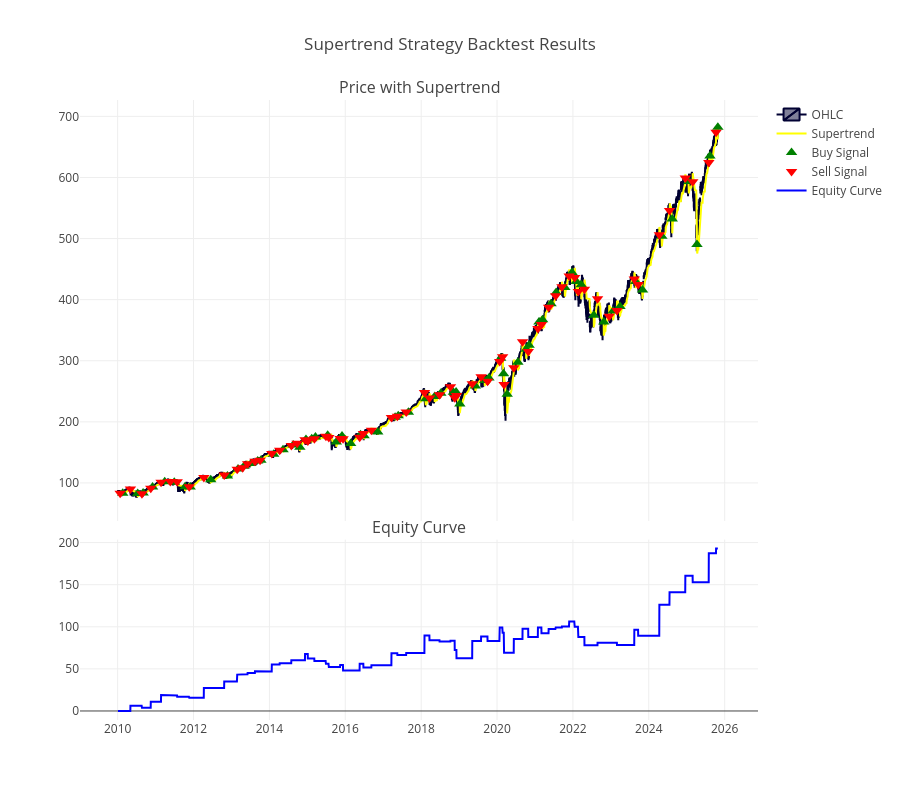

Source (notebook cell):
### Code cell
# Plot equity curve
import plotly.graph_objects as go
from plotly.subplots import make_subplots

fig = make_subplots(rows=2, cols=1, shared_xaxes=True,
                   vertical_spacing=0.03, subplot_titles=('Price with Supertrend', 'Equity Curve'),
                   row_heights=[0.7, 0.3])

# Add candlestick
fig.add_trace(go.Candlestick(x=df['Date'],
                            open=df['Open'],
                            high=df['High'],
                            low=df['Low'],
                            close=df['Close'],
                            name='OHLC'),
              row=1, col=1)

# Add Supertrend line
fig.add_trace(go.Scatter(x=df['Date'],
                        y=df['supertrend'],
                        mode='lines',
                        name='Supertrend',
                        line=dict(color='yellow')),
              row=1, col=1)

# Add buy signals
buy_signals = df[df['crossover_supertrend'] == 1]
fig.add_trace(go.Scatter(x=buy_signals['Date'],
                        y=buy_signals['Low'],
                        mode='markers',
                        name='Buy Signal',
                        marker=dict(color='green', symbol='triangle-up', size=10)),
              row=1, col=1)

# Add sell signals
sell_signals = df[df['crossover_supertrend'] == -1]
fig.add_trace(go.Scatter(x=sell_signals['Date'],
                        y=sell_signals['High'],
                        mode='markers',
                        name='Sell Signal',
                        marker=dict(color='red', symbol='triangle-down', size=10)),
              row=1, col=1)

# Add equity curve
fig.add_trace(go.Scatter(x=df['Date'],
                        y=df['Cumulative_Return'],
                        mode='lines',
                        name='Equity Curve',
                        line=dict(color='blue')),
              row=2, col=1)

# Update layout
fig.update_layout(
    title_text="Supertrend Strategy Backtest Results",
    xaxis_rangeslider_visible=False,
    height=800
)

fig.show()

### Figure 1 — Plotly figure (JSON) as saved in the notebook; plotly's stock layout.template omitted (floating-point values rounded to 4 significant figures; data arrays with more than 128 entries replaced by an {"elided": "..."} marker saying what was removed)
{"data": [{"close": {"elided": "3979 float values"}, "high": {"elided": "3979 float values"}, "low": {"elided": "3979 float values"}, "name": "OHLC", "open": {"elided": "3979 float values"}, "type": "candlestick", "x": {"elided": "3979 str values"}, "xaxis": "x", "yaxis": "y"}, {"line": {"color": "yellow"}, "mode": "lines", "name": "Supertrend", "type": "scatter", "x": {"elided": "3979 str values"}, "xaxis": "x", "y": {"elided": "3979 float values"}, "yaxis": "y"}, {"marker": {"color": "green", "size": 10, "symbol": "triangle-up"}, "mode": "markers", "name": "Buy Signal", "type": "scatter", "x": ["2010-02-19T00:00:00", "2010-07-13T00:00:00", "2010-09-03T00:00:00", "2010-12-03T00:00:00", "2011-03-30T00:00:00", "2011-06-30T00:00:00", "2011-10-12T00:00:00", "2011-11-30T00:00:00", "2012-06-15T00:00:00", "2012-11-23T00:00:00", "2013-03-05T00:00:00", "2013-05-02T00:00:00", "2013-07-08T00:00:00", "2013-09-10T00:00:00", "2013-10-11T00:00:00", "2014-02-11T00:00:00", "2014-05-12T00:00:00", "2014-08-18T00:00:00", "2014-10-21T00:00:00", "2014-12-19T00:00:00", "2015-02-12T00:00:00", "2015-03-20T00:00:00", "2015-07-16T00:00:00", "2015-10-07T00:00:00", "2015-12-01T00:00:00", "2016-02-22T00:00:00", "2016-05-27T00:00:00", "2016-06-30T00:00:00", "2016-11-09T00:00:00", "2017-04-25T00:00:00", "2017-05-25T00:00:00", "2017-08-31T00:00:00", "2018-02-15T00:00:00", "2018-05-11T00:00:00", "2018-07-09T00:00:00", "2018-11-07T00:00:00", "2018-12-03T00:00:00", "2019-01-08T00:00:00", "2019-06-07T00:00:00", "2019-09-05T00:00:00", "2019-10-15T00:00:00", "2020-02-05T00:00:00", "2020-03-04T00:00:00", "2020-04-08T00:00:00", "2020-07-20T00:00:00", "2020-10-08T00:00:00", "2020-11-05T00:00:00", "2021-02-08T00:00:00", "2021-03-15T00:00:00", "2021-06-04T00:00:00", "2021-07-23T00:00:00", "2021-10-15T00:00:00", "2021-12-23T00:00:00", "2022-02-02T00:00:00", "2022-03-22T00:00:00", "2022-07-21T00:00:00", "2022-10-25T00:00:00", "2023-01-23T00:00:00", "2023-03-30T00:00:00", "2023-08-29T00:00:00", "2023-11-02T00:00:00", "2024-05-06T00:00:00", "2024-08-14T00:00:00", "2025-01-21T00:00:00", "2025-04-09T00:00:00", "2025-08-12T00:00:00", "2025-10-27T00:00:00"], "xaxis": "x", "y": [83.04, 82.7, 83.47, 93.2, 102.0, 101.2, 93.67, 93.41, 105.3, 111.3, 123.0, 127.5, 131.9, 136.0, 137.1, 147.1, 154.3, 162.2, 158.6, 171.2, 172.4, 175.3, 177.9, 166.9, 176.7, 164.7, 179.0, 177.4, 183.3, 207.4, 210.1, 215.6, 237.9, 241.4, 246.8, 248.5, 248.9, 229.1, 258.9, 267.6, 271.6, 303.9, 278.8, 245.2, 297.7, 318.7, 325.2, 363.6, 367.0, 393.4, 411.6, 419.8, 444.6, 429.8, 424.3, 374.3, 363.4, 381.5, 388.8, 429.8, 415.8, 504.0, 532.0, 593.5, 490.2, 635.0, 682.1], "yaxis": "y"}, {"marker": {"color": "red", "size": 10, "symbol": "triangle-down"}, "mode": "markers", "name": "Sell Signal", "type": "scatter", "x": ["2010-01-25T00:00:00", "2010-05-04T00:00:00", "2010-08-23T00:00:00", "2010-11-16T00:00:00", "2011-02-23T00:00:00", "2011-05-23T00:00:00", "2011-07-28T00:00:00", "2011-11-21T00:00:00", "2012-04-10T00:00:00", "2012-10-23T00:00:00", "2013-02-25T00:00:00", "2013-04-18T00:00:00", "2013-06-05T00:00:00", "2013-08-15T00:00:00", "2013-10-03T00:00:00", "2014-01-24T00:00:00", "2014-04-10T00:00:00", "2014-07-31T00:00:00", "2014-09-25T00:00:00", "2014-12-10T00:00:00", "2015-01-06T00:00:00", "2015-03-10T00:00:00", "2015-06-29T00:00:00", "2015-07-27T00:00:00", "2015-11-13T00:00:00", "2015-12-11T00:00:00", "2016-05-19T00:00:00", "2016-06-24T00:00:00", "2016-09-09T00:00:00", "2017-03-21T00:00:00", "2017-05-17T00:00:00", "2017-08-10T00:00:00", "2018-02-02T00:00:00", "2018-03-22T00:00:00", "2018-06-27T00:00:00", "2018-10-10T00:00:00", "2018-11-20T00:00:00", "2018-12-07T00:00:00", "2019-05-08T00:00:00", "2019-08-01T00:00:00", "2019-10-02T00:00:00", "2020-01-27T00:00:00", "2020-02-24T00:00:00", "2020-03-09T00:00:00", "2020-06-11T00:00:00", "2020-09-03T00:00:00", "2020-10-28T00:00:00", "2021-01-29T00:00:00", "2021-03-04T00:00:00", "2021-05-12T00:00:00", "2021-07-19T00:00:00", "2021-09-17T00:00:00", "2021-11-26T00:00:00", "2022-01-18T00:00:00", "2022-02-22T00:00:00", "2022-04-22T00:00:00", "2022-08-26T00:00:00", "2022-12-16T00:00:00", "2023-03-01T00:00:00", "2023-08-15T00:00:00", "2023-09-21T00:00:00", "2024-04-12T00:00:00", "2024-07-19T00:00:00", "2024-12-18T00:00:00", "2025-02-27T00:00:00", "2025-08-01T00:00:00", "2025-10-10T00:00:00"], "xaxis": "x", "y": [83.08, 89.94, 82.42, 91.2, 101.3, 102.3, 102.0, 93.68, 108.8, 112.9, 122.4, 125.0, 131.4, 135.4, 137.3, 148.4, 153.6, 161.4, 164.9, 170.6, 168.8, 172.2, 176.4, 174.5, 172.9, 172.5, 174.8, 181.1, 186.4, 207.2, 209.4, 216.0, 248.1, 239.0, 244.5, 257.3, 239.4, 243.2, 262.2, 273.9, 266.6, 298.8, 306.6, 261.2, 288.6, 330.9, 315.3, 352.7, 359.5, 387.5, 406.5, 421.0, 438.6, 436.4, 413.2, 416.9, 401.4, 372.7, 382.5, 433.9, 425.0, 506.4, 545.8, 599.1, 592.8, 624.6, 674.0], "yaxis": "y"}, {"line": {"color": "blue"}, "mode": "lines", "name": "Equity Curve", "type": "scatter", "x": {"elided": "3979 str values"}, "xaxis": "x2", "y": {"elided": "3979 float values"}, "yaxis": "y2"}], "layout": {"annotations": [{"font": {"size": 16}, "showarrow": false, "text": "Price with Supertrend", "x": 0.5, "xanchor": "center", "xref": "paper", "y": 1.0, "yanchor": "bottom", "yref": "paper"}, {"font": {"size": 16}, "showarrow": false, "text": "Equity Curve", "x": 0.5, "xanchor": "center", "xref": "paper", "y": 0.291, "yanchor": "bottom", "yref": "paper"}], "height": 800, "title": {"text": "Supertrend Strategy Backtest Results"}, "xaxis": {"anchor": "y", "domain": [0, 1], "matches": "x2", "rangeslider": {"visible": false}, "showticklabels": false}, "xaxis2": {"anchor": "y2", "domain": [0, 1]}, "yaxis": {"anchor": "x", "domain": [0.321, 1.0]}, "yaxis2": {"anchor": "x2", "domain": [0, 0.291]}}}
